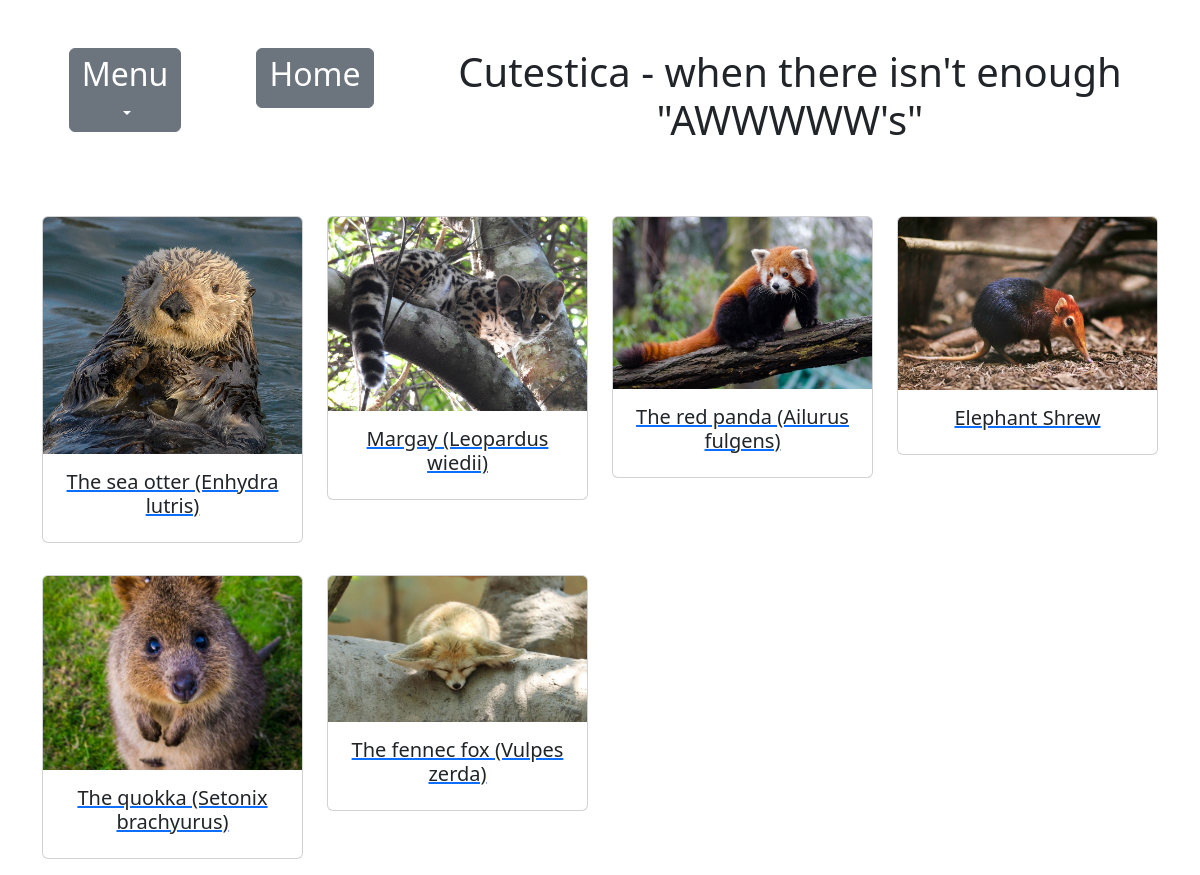
The page / on the database its author committed.
### archives/models.py (models this page shows)
class Animal(models.Model):
    SHORT_TXT = 128
    TXT = 256
    animal_name = models.CharField(
        blank=False,
        null=False,
        max_length=SHORT_TXT
    )
    animal_description = models.TextField(
        blank=False,
        null=False,
        max_length=2560
    )
    animal_weight = models.CharField(
        blank=False,
        null=False,
        max_length=SHORT_TXT
    )
    animal_length = models.CharField(blank=False, null=False, max_length=SHORT_TXT)
    animal_habitat = models.CharField(blank=False, null=False, max_length=SHORT_TXT)
    animal_fact1 = models.CharField(blank=True, null=True, max_length=TXT)
    animal_fact2 = models.CharField(blank=True, null=True, max_length=TXT)
    animal_fact3 = models.CharField(blank=True, null=True, max_length=TXT)
    animal_sound = models.CharField(blank=True, null=True, max_length=SHORT_TXT)
    animal_image1 = models.ImageField(blank=True, null=True, upload_to='')

### archives/views.py (the view)
# urls.py: path('', get_all_animals, name='all-animals'),
def get_all_animals(request):
    all_animals = Animal.objects.all()
    context = {
        'all_animals_list': all_animals
    }
    return render(request, 'index.html', context)

### archives/templates/index.html (shortened to what this page needs)
<!DOCTYPE html>
<html lang="en">
<head>
    <link rel="stylesheet/text" href="static/styles/style.css" type="text/css">
    <link href="https://cdn.jsdelivr.net/npm/bootstrap@5.3.0-alpha3/dist/css/bootstrap.min.css" rel="stylesheet"
>
</head>
<body>
<div class="container text-center">
    <div class="row mb-5 mt-5">
        <div class="col-2">
            <div class="dropdown">
                <a class="btn btn-secondary dropdown-toggle wide" role="button" id="dropdownMenuLink"
                   data-bs-toggle="dropdown" aria-expanded="false">
                    <h2>Menu</h2>
                </a>
            </div>
        </div>
        <div class="col-2">
            <a href="{% url 'all-animals' %}" class="btn btn-secondary"><h2>Home</h2></a>
        </div>
        <div class="col-8">
            <h1>Cutestica - when there isn't enough "AWWWWW's"</h1>
        </div>
    </div>
</div>
<div class="container text-center">
    <div class="row">
        {% for animal in all_animals_list %}
            <div class="col-md-3 mb-3 mt-3 text-decoration-none">
                <a href="{% url 'get-animal' animal.id %}">
                    <div class="card">
                        <img class="card-img-top img-rounded" src="{{ animal.animal_image1.url }}"
                             alt="{{ animal.animal_name }}">
                        <div class="card-body">
                            <h5 class="card-title" class="text-decoration-none">{{ animal.animal_name }}</h5>
                        </div>
                    </div>
                </a>
            </div>
        {% endfor %}
    </div>
</div>
</body>
</html>

### rows shown on the page
Animal: animal_image1 (picture), animal_name "The sea otter (Enhydra lutris)"
Animal: animal_image1 (picture), animal_name "Margay (Leopardus wiedii)"
Animal: animal_image1 (picture), animal_name "The red panda (Ailurus fulgens)"
Animal: animal_image1 (picture), animal_name "Elephant Shrew"
Animal: animal_image1 (picture), animal_name "The quokka (Setonix brachyurus)"
Animal: animal_image1 (picture), animal_name "The fennec fox (Vulpes zerda)"
